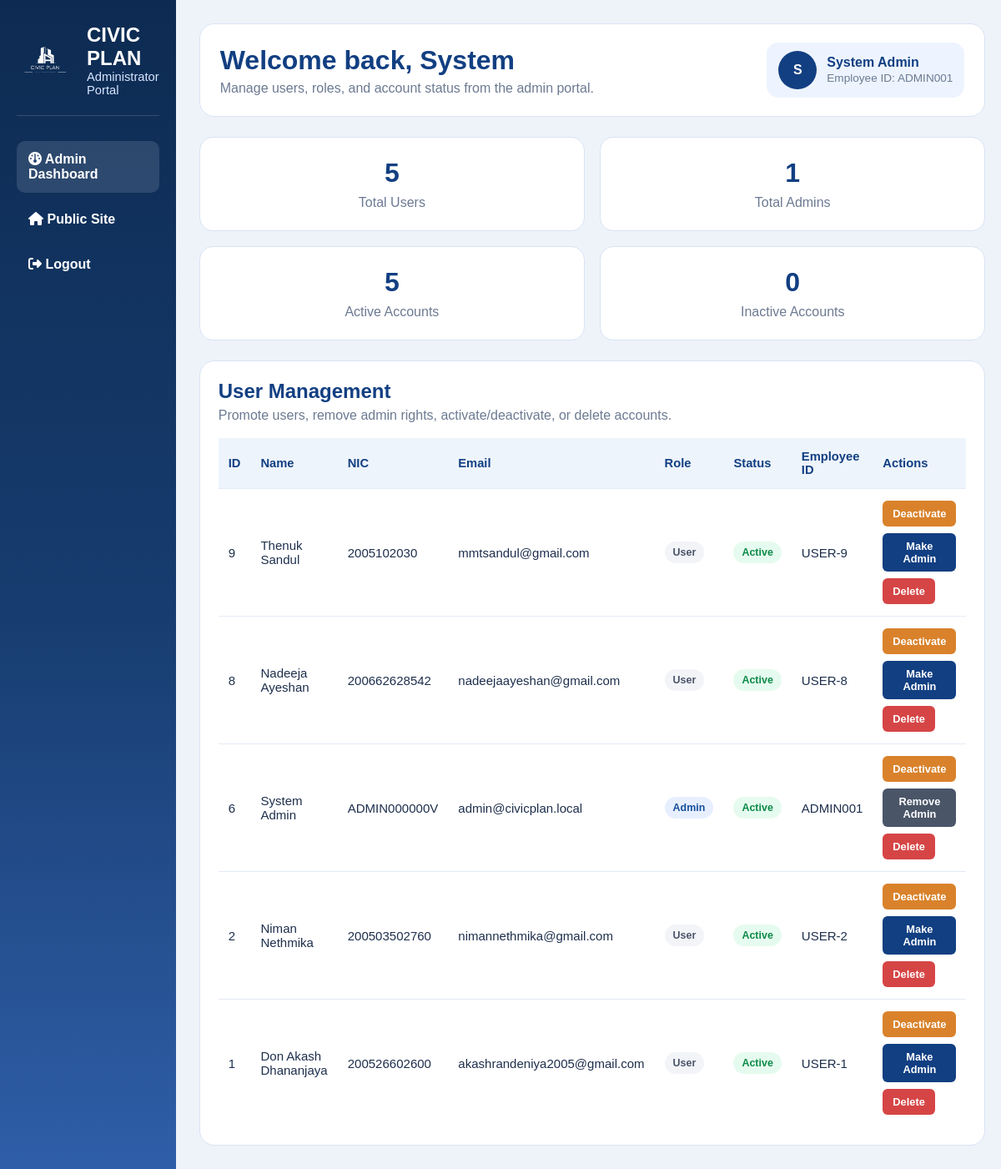
The app's page /admin/dashboard (signed in) with its own data.
### tables this page shows
CREATE TABLE users (
    user_id INTEGER PRIMARY KEY AUTOINCREMENT,
    first_name TEXT NOT NULL,
    last_name TEXT NOT NULL,
    phone_number TEXT,
    email TEXT UNIQUE NOT NULL,
    password_hash TEXT NOT NULL,
    date_of_birth TEXT,
    address TEXT,
    city TEXT,
    nic TEXT UNIQUE NOT NULL,
    is_admin BOOLEAN DEFAULT FALSE,
    created_at TEXT DEFAULT CURRENT_TIMESTAMP
, employee_id TEXT, is_active BOOLEAN DEFAULT 1);

### routes/admin_routes.py (the view)
@admin_bp.route("/admin/dashboard")
def admin_dashboard():
    admin_user, redirect_response = admin_required()
    if redirect_response:
        return redirect_response
    conn = get_connection()
    cursor = conn.cursor()
    cursor.execute("SELECT COUNT(*) AS total_users FROM users")
    total_users = cursor.fetchone()["total_users"]
    cursor.execute("SELECT COUNT(*) AS total_admins FROM users WHERE is_admin = 1")
    total_admins = cursor.fetchone()["total_admins"]
    cursor.execute("SELECT COUNT(*) AS active_users FROM users WHERE is_active = 1")
    active_users = cursor.fetchone()["active_users"]
    cursor.execute("SELECT COUNT(*) AS inactive_users FROM users WHERE is_active = 0")
    inactive_users = cursor.fetchone()["inactive_users"]
    cursor.execute("""
        SELECT *
        FROM users
        ORDER BY created_at DESC, user_id DESC
    """)
    users = cursor.fetchall()
    conn.close()
    return render_template(
        "admin_dashboard.html",
        user=admin_user,
        users=users,
        total_users=total_users,
        total_admins=total_admins,
        active_users=active_users,
        inactive_users=inactive_users,
    )

### database/db_connection.py (called while the page is built)
def get_connection():
    conn = sqlite3.connect(db_path)
    conn.row_factory = sqlite3.Row
    conn.execute("PRAGMA foreign_keys = ON")
    return conn

### routes/admin_routes.py (called while the page is built)
def get_current_user():
    if "user_id" not in session:
        return None
    conn = get_connection()
    cursor = conn.cursor()
    cursor.execute("""
        SELECT * FROM users
        WHERE user_id = ?
    """, (session["user_id"],))
    user = cursor.fetchone()
    conn.close()
    return user

def admin_required():
    user = get_current_user()
    if not user:
        flash("Please sign in first.", "error")
        return None, redirect(url_for("auth.login"))
    if not user["is_admin"]:
        flash("Admin access only.", "error")
        return None, redirect(url_for("main.dashboard"))
    return user, None

### templates/admin_dashboard.html (shortened to what this page needs)
<!DOCTYPE html>
<html lang="en">
<head>
    <link rel="stylesheet" href="{{ url_for('static', filename='admin_dashboard.css') }}" />
    <link rel="stylesheet" href="https://cdnjs.cloudflare.com/ajax/libs/font-awesome/6.5.0/css/all.min.css" />
</head>
<body>
    <div class="admin-shell">
        <aside class="sidebar">
            <div class="sidebar-brand">
                <img src="{{ url_for('static', filename='images/logo-removebackground.png') }}" alt="Logo">
                <div>
                    <h2>CIVIC PLAN</h2>
                    <p>Administrator Portal</p>
                </div>
            </div>
            <nav class="sidebar-nav">
                <a href="{{ url_for('admin.admin_dashboard') }}" class="active"><i class="fa-solid fa-gauge"></i> Admin
                    Dashboard</a>
                <a href="{{ url_for('main.dashboard') }}"><i class="fa-solid fa-house"></i> Public Site</a>
                <a href="{{ url_for('auth.logout') }}"><i class="fa-solid fa-right-from-bracket"></i> Logout</a>
            </nav>
        </aside>
        <main class="main-content">
            <header class="topbar">
                <div>
                    <h1>Welcome back, {{ user['first_name'] }}</h1>
                    <p>Manage users, roles, and account status from the admin portal.</p>
                </div>
                <div class="admin-chip">
                    <div class="avatar">{{ user['first_name'][0] | upper }}</div>
                    <div>
                        <strong>{{ user['first_name'] }} {{ user['last_name'] }}</strong>
                        <span>Employee ID: {{ user['employee_id'] if user['employee_id'] else 'ADMIN' }}</span>
                    </div>
                </div>
            </header>
            <section class="stats-grid">
                <div class="stat-card">
                    <h3>{{ total_users }}</h3>
                    <p>Total Users</p>
                </div>
                <div class="stat-card">
                    <h3>{{ total_admins }}</h3>
                    <p>Total Admins</p>
                </div>
                <div class="stat-card">
                    <h3>{{ active_users }}</h3>
                    <p>Active Accounts</p>
                </div>
                <div class="stat-card">
                    <h3>{{ inactive_users }}</h3>
                    <p>Inactive Accounts</p>
                </div>
            </section>
            <section class="panel">
                <div class="panel-header">
                    <h2>User Management</h2>
                    <p>Promote users, remove admin rights, activate/deactivate, or delete accounts.</p>
                </div>
                <div class="table-wrap">
                    <table>
                        <thead>
                            <tr>
                                <th>ID</th>
                                <th>Name</th>
                                <th>NIC</th>
                                <th>Email</th>
                                <th>Role</th>
                                <th>Status</th>
                                <th>Employee ID</th>
                                <th>Actions</th>
                            </tr>
                        </thead>
                        <tbody>
                            {% for u in users %}
                            <tr>
                                <td>{{ u['user_id'] }}</td>
                                <td>{{ u['first_name'] }} {{ u['last_name'] }}</td>
                                <td>{{ u['nic'] if u['nic'] else '-' }}</td>
                                <td>{{ u['email'] }}</td>
                                <td>
                                    {% if u['is_admin'] %}
                                    <span class="badge admin">Admin</span>
                                    {% else %}
                                    <span class="badge user">User</span>
                                    {% endif %}
                                </td>
                                <td>
                                    {% if u['is_active'] %}
                                    <span class="badge active">Active</span>
                                    {% else %}
                                    <span class="badge inactive">Inactive</span>
                                    {% endif %}
                                </td>
                                <td>
                                    {{ u['employee_id'] if u['employee_id'] else 'USER-' ~ u['user_id'] }}
                                </td>
                                <td>
                                    <div class="action-buttons">
                                        <form action="{{ url_for('admin.toggle_user_status', user_id=u['user_id']) }}"
                                            method="POST">
                                            <button type="submit" class="btn small warning">
                                                {% if u['is_active'] %}Deactivate{% else %}Activate{% endif %}
                                            </button>
                                        </form>
                                        {% if not u['is_admin'] %}
                                        <form action="{{ url_for('admin.make_admin', user_id=u['user_id']) }}"
                                            method="POST">
                                            <button type="submit" class="btn small primary">Make Admin</button>
                                        </form>
                                        {% else %}
                                        <form action="{{ url_for('admin.remove_admin', user_id=u['user_id']) }}"
                                            method="POST">
                                            <button type="submit" class="btn small secondary">Remove Admin</button>
                                        </form>
                                        {% endif %}
                                        <form action="{{ url_for('admin.delete_user', user_id=u['user_id']) }}"
                                            method="POST"
                                            onsubmit="return confirm('Are you sure you want to delete this user?');">
                                            <button type="submit" class="btn small danger">Delete</button>
                                        </form>
                                    </div>
                                </td>
                            </tr>
                            {% endfor %}
                        </tbody>
                    </table>
                </div>
            </section>
        </main>
    </div>
</body>
</html>

### static/admin_dashboard.css (style rules this page uses)
* { margin: 0; padding: 0; box-sizing: border-box; font-family: Arial, Helvetica, sans-serif; }
body { background: #eef3fa; color: #1e2f4d; }
.admin-shell { display: flex; min-height: 100vh; }
.sidebar { width: 280px; background: linear-gradient(to bottom, #0d2b52, #163b6d, #2f5ea8); color: white; padding: 28px 20px; }
.sidebar-brand { display: flex; align-items: center; gap: 14px; margin-bottom: 30px; padding-bottom: 22px; border-bottom: 1px solid rgba(255, 255, 255, 0.15); }
.sidebar-brand img { width: 70px; height: auto; }
.sidebar-brand h2 { font-size: 1.5rem; }
.sidebar-brand p { color: #d8e7ff; font-size: 0.92rem; }
.sidebar-nav { display: flex; flex-direction: column; gap: 10px; }
.sidebar-nav a { color: white; text-decoration: none; padding: 13px 14px; border-radius: 10px; font-weight: 600; }
.sidebar-nav a:hover, .sidebar-nav a.active { background: rgba(255, 255, 255, 0.12); }
.main-content { flex: 1; padding: 28px; }
.topbar { background: white; border-radius: 18px; padding: 22px 24px; display: flex; justify-content: space-between; align-items: center; margin-bottom: 24px; border: 1px solid #d8e3f3; }
.topbar h1 { color: #123f82; font-size: 2rem; margin-bottom: 6px; }
.topbar p { color: #6c7a92; }
.admin-chip { display: flex; align-items: center; gap: 12px; background: #edf4ff; padding: 10px 14px; border-radius: 14px; }
.avatar { width: 46px; height: 46px; border-radius: 50%; background: #123f82; color: white; display: flex; align-items: center; justify-content: center; font-weight: 800; }
.admin-chip strong { display: block; color: #123f82; }
.admin-chip span { font-size: 0.85rem; color: #6c7a92; }
.stats-grid { display: grid; grid-template-columns: repeat(4, 1fr); gap: 18px; margin-bottom: 24px; }
.stat-card { background: white; border: 1px solid #d8e3f3; border-radius: 16px; padding: 24px 20px; text-align: center; }
.stat-card h3 { font-size: 2rem; color: #123f82; margin-bottom: 8px; }
.stat-card p { color: #6c7a92; }
.panel { background: white; border: 1px solid #d8e3f3; border-radius: 18px; padding: 22px; }
.panel-header { margin-bottom: 18px; }
.panel-header h2 { color: #123f82; margin-bottom: 6px; }
.panel-header p { color: #6c7a92; }
.table-wrap { overflow-x: auto; }
table { width: 100%; border-collapse: collapse; }
thead th { background: #eef4fb; color: #123f82; text-align: left; padding: 14px 12px; font-size: 0.92rem; }
tbody td { padding: 14px 12px; border-top: 1px solid #e4ebf5; font-size: 0.94rem; }
.badge { display: inline-block; padding: 6px 10px; border-radius: 999px; font-size: 0.78rem; font-weight: 700; }
.badge.admin { background: #e7efff; color: #174f9a; }
.badge.user { background: #f2f4f8; color: #4a5568; }
.badge.active { background: #e6fbef; color: #0d8a49; }
.action-buttons { display: flex; flex-wrap: wrap; gap: 8px; }
.btn { border: none; border-radius: 6px; padding: 8px 12px; color: white; cursor: pointer; font-weight: 700; }
.btn.small { font-size: 0.8rem; }
.btn.primary { background: #123f82; }
.btn.secondary { background: #4a5568; }
.btn.warning { background: #d9822b; }
.btn.danger { background: #d64545; }
@media (max-width: 1200px) { .stats-grid { grid-template-columns: repeat(2, 1fr); } }

### records on screen
users: first_name "System", first_name "S", last_name "Admin", employee "ADMIN001", user_id "6", nic "ADMIN000000V", email "admin@civicplan.local", is_admin "Admin", is_active "Active"
users: user_id "9", first_name "Thenuk", last_name "Sandul", nic "2005102030", email "mmtsandul@gmail.com", is_admin "User", is_active "Active", user_id "USER-9"
users: user_id "8", first_name "Nadeeja", last_name "Ayeshan", nic "200662628542", email "nadeejaayeshan@gmail.com", is_admin "User", is_active "Active", user_id "USER-8"
users: user_id "2", first_name "Niman", last_name "Nethmika", nic "200503502760", email "nimannethmika@gmail.com", is_admin "User", is_active "Active", user_id "USER-2"
users: user_id "1", first_name "Don Akash", last_name "Dhananjaya", nic "200526602600", email "akashrandeniya2005@gmail.com", is_admin "User", is_active "Active", user_id "USER-1"

### other values on screen
{{ total_users }} "5"
{{ total_admins }} "1"
{{ active_users }} "5"
{{ inactive_users }} "0"
